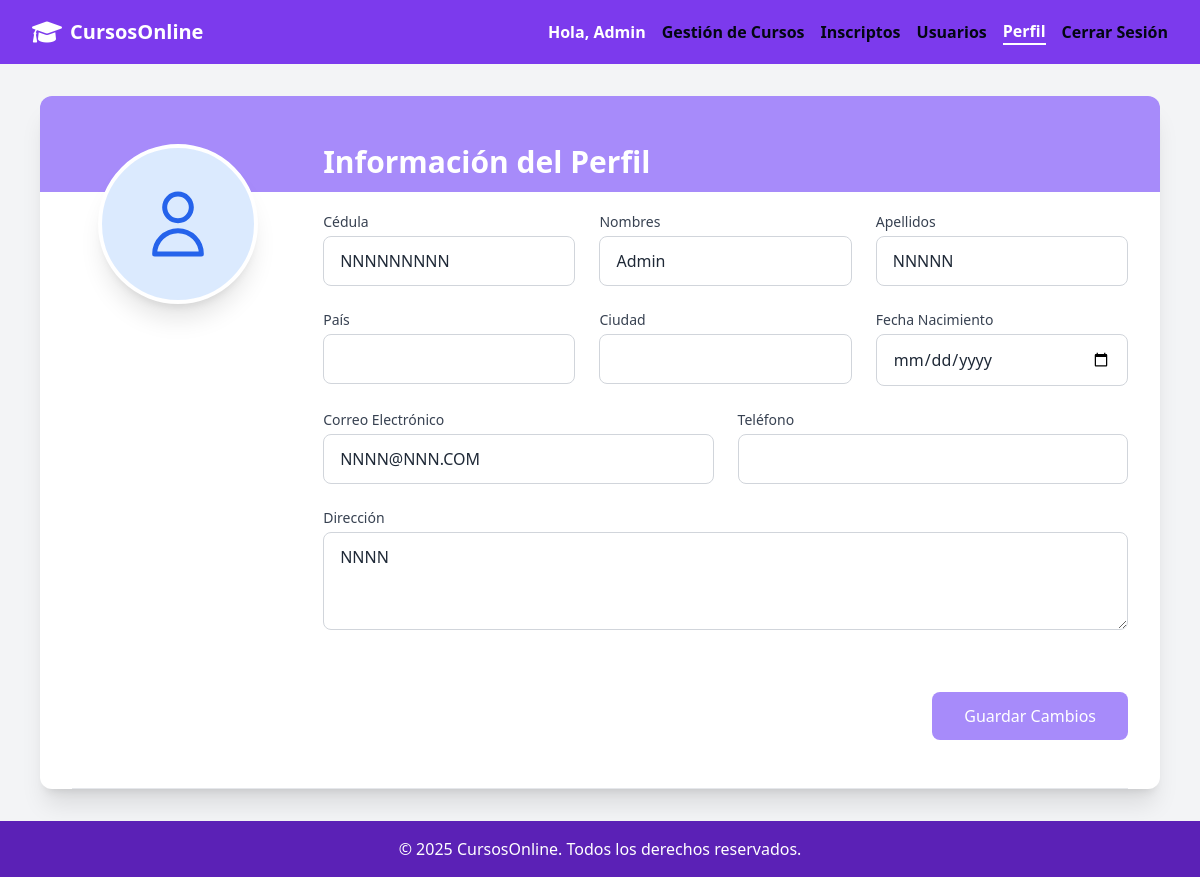
Screenshot of /perfil.php (signed in) with the database file from the repository.
### tables this page shows
CREATE TABLE `usuarios` (
  `id_usuario` int(11) NOT NULL,
  `cedula` varchar(10) NOT NULL,
  `nombres` varchar(100) NOT NULL,
  `apellidos` varchar(100) NOT NULL,
  `pais` varchar(100) DEFAULT NULL,
  `ciudad` varchar(100) DEFAULT NULL,
  `telefono` varchar(10) DEFAULT NULL,
  `direccion` varchar(100) NOT NULL,
  `correo` varchar(50) NOT NULL,
  `usuario` varchar(100) NOT NULL,
  `contrasena` varchar(100) NOT NULL,
  `fecha_nacimiento` date DEFAULT NULL,
  `rol` enum('estudiante','admin') NOT NULL DEFAULT 'estudiante'
);

### perfil.php (the view, shortened to what this page needs)
<?php
include 'includes/header.php';
include("config/conexion.php");
$usuario = $_SESSION['usuario'];
$stmt = $conexion->prepare("SELECT cedula, nombres, apellidos, pais, ciudad, correo, telefono, direccion, usuario, fecha_nacimiento FROM usuarios WHERE usuario = ?");
$stmt->bind_param("s", $usuario);
$stmt->execute();
$resultado = $stmt->get_result();
if ($resultado->num_rows === 1) {
    $fila = $resultado->fetch_assoc();
} else {
    echo "<div class='bg-red-100 border border-red-400 text-red-700 px-4 py-3 rounded relative mb-4'>Usuario no encontrado.</div>";
    exit;
}
?>
<body class="bg-gray-100">
     <main class="flex-grow">
    <div class="max-w-6xl mx-auto my-8 px-4">
        <div class="bg-white rounded-xl shadow-xl overflow-hidden">
            <div class="bg-violet-400 h-24 w-full"></div>
            <div class="flex flex-col lg:flex-row px-8 -mt-12">
                <div class="lg:w-1/5 mb-8 lg:mb-0 flex justify-center">
                    <div class="w-40 h-40 rounded-full bg-blue-100 border-4 border-white shadow-xl flex items-center justify-center">
                        <svg class="w-20 h-20 text-blue-600" fill="none" viewBox="0 0 24 24" stroke="currentColor">
                            <path stroke-linecap="round" stroke-linejoin="round" stroke-width="1.5" d="M16 7a4 4 0 11-8 0 4 4 0 018 0zM12 14a7 7 0 00-7 7h14a7 7 0 00-7-7z" />
                        </svg>
                    </div>
                </div>
                <div class="lg:w-4/5 lg:pl-10 pb-8">
                    <h2 class="text-3xl font-bold text-white mb-8">Información del Perfil</h2>
                    <form action="acciones/procesar_perfil.php" method="POST" class="space-y-6">
                        <div class="grid grid-cols-1 md:grid-cols-2 lg:grid-cols-3 gap-6">
                            <div class="space-y-1">
                                <label class="block text-sm font-medium text-gray-700">Cédula</label>
                                <input type="text" name="cedula" value="<?php echo htmlspecialchars($fila['cedula']); ?>"
                                    class="w-full px-4 py-3 border border-gray-300 rounded-lg focus:outline-none focus:ring-2 focus:ring-purple-500">
                            </div>
                            <div class="space-y-1">
                                <label class="block text-sm font-medium text-gray-700">Nombres</label>
                                <input type="text" name="nombres" value="<?php echo htmlspecialchars($fila['nombres']); ?>"
                                    class="w-full px-4 py-3 border border-gray-300 rounded-lg focus:outline-none focus:ring-2 focus:ring-purple-500">
                            </div>
                            <div class="space-y-1">
                                <label class="block text-sm font-medium text-gray-700">Apellidos</label>
                                <input type="text" name="apellidos" value="<?php echo htmlspecialchars($fila['apellidos']); ?>"
                                    class="w-full px-4 py-3 border border-gray-300 rounded-lg focus:outline-none focus:ring-2 focus:ring-purple-500">
                            </div>
                        </div>
                        <div class="grid grid-cols-1 md:grid-cols-2 lg:grid-cols-3 gap-6">
                            <div class="space-y-1">
                                <label class="block text-sm font-medium text-gray-700">País</label>
                                <input type="text" name="pais" value="<?php echo htmlspecialchars($fila['pais']); ?>"
                                    class="w-full px-4 py-3 border border-gray-300 rounded-lg focus:outline-none focus:ring-2 focus:ring-purple-500">
                            </div>
                            <div class="space-y-1">
                                <label class="block text-sm font-medium text-gray-700">Ciudad</label>
                                <input type="text" name="ciudad" value="<?php echo htmlspecialchars($fila['ciudad']); ?>"
                                    class="w-full px-4 py-3 border border-gray-300 rounded-lg focus:outline-none focus:ring-2 focus:ring-purple-500">
                            </div>
                            <div class="space-y-1">
                                <label class="block text-sm font-medium text-gray-700">Fecha Nacimiento</label>
                                <input type="date" name="fecha_nacimiento" value="<?php echo htmlspecialchars($fila['fecha_nacimiento']); ?>"
                                    class="w-full px-4 py-3 border border-gray-300 rounded-lg focus:outline-none focus:ring-2 focus:ring-purple-500">
                            </div>
                        </div>
                        <div class="grid grid-cols-1 md:grid-cols-2 gap-6">
                            <div class="space-y-1">
                                <label class="block text-sm font-medium text-gray-700">Correo Electrónico</label>
                                <input type="email" name="correo" value="<?php echo htmlspecialchars($fila['correo']); ?>"
                                    class="w-full px-4 py-3 border border-gray-300 rounded-lg focus:outline-none focus:ring-2 focus:ring-purple-500">
                            </div>
                            <div class="space-y-1">
                                <label class="block text-sm font-medium text-gray-700">Teléfono</label>
                                <input type="text" name="telefono" value="<?php echo htmlspecialchars($fila['telefono']); ?>"
                                    class="w-full px-4 py-3 border border-gray-300 rounded-lg focus:outline-none focus:ring-2 focus:ring-purple-500">
                            </div>
                        </div>
                        <div class="space-y-1">
                            <label class="block text-sm font-medium text-gray-700">Dirección</label>
                            <textarea name="direccion" rows="3"
                                class="w-full px-4 py-3 border border-gray-300 rounded-lg focus:outline-none focus:ring-2 focus:ring-purple-500"><?php echo htmlspecialchars($fila['direccion']); ?></textarea>
                        </div>
                        <div class="flex justify-end space-x-4 pt-8 pb-4">
                            <button type="submit" class="px-8 py-3 bg-violet-400 text-white rounded-lg hover:bg-violet-500 transition focus:outline-none focus:ring-2 focus:ring-purple-500 focus:ring-offset-2 font-medium">
                                Guardar Cambios
                            </button>
                        </div>
                </div>
            </div>
            <div class="border-t border-gray-200 mx-8"></div>
        </div>
    </div>
       </main>
    <?php include 'includes/footer.php'; ?>
</body>
</html>

### rows the page displays
usuarios: cedula "NNNNNNNNN", nombres "Admin", apellidos "NNNNN", correo "NNNN@NNN.COM", direccion "NNNN"

### other values shown
$_SESSION['usuario'] "Admin"
